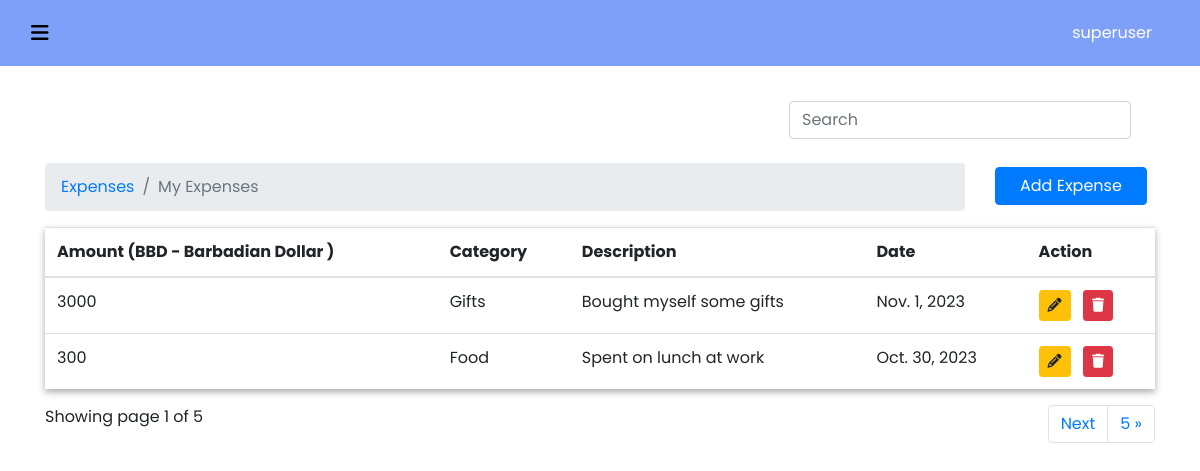
Page /pages/expenses/ (signed in) on the committed database.
### userprefrences/models.py (models this page shows, shortened)
class UserPreference(models.Model):
    user = models.OneToOneField(to=User, on_delete=models.CASCADE,)
    currency = models.CharField(max_length=255, blank = True, null=True)

### expenses/models.py (models this page shows, shortened)
class Expense(models.Model):
    id = models.UUIDField(primary_key=True, default=uuid.uuid4 , editable=False)
    category = models.ForeignKey(Category, on_delete=models.CASCADE, null=True, blank=True)
    amount = models.PositiveIntegerField(default=0)
    date = models.DateField(default=now)
    description = models.TextField(null=True, blank=True)
    owner = models.ForeignKey(to=User, on_delete=models.CASCADE, null=True, blank=True)
    class Meta:
        ordering:['-date']

class Category(models.Model):
    id = models.UUIDField(primary_key=True, default=uuid.uuid4 , editable=False)
    name= models.CharField(max_length=255, null=True, blank=True)
    def __str__(self):
        return f'{self.name}'
    class Meta:
        verbose_name_plural = 'Categories'

### expenses/views.py (the view)
# urls.py: path('pages/', include('expenses.urls')),
@login_required(login_url='/registration/login')
def expenses(request):
    categories = Category.objects.all()
    expenses = Expense.objects.filter(owner=request.user)
    paginator = Paginator(expenses, 2)
    page_number = request.GET.get('page')
    page_obj =Paginator.get_page(paginator,page_number)
    currency = UserPreference.objects.get(user=request.user).currency
    context={
        'categories':categories,
        'expenses':expenses,
        'page_obj':page_obj,
        'currency':currency,
    }
    return render(request, 'expenses/expenses.html',context)

### templates/expenses/expenses.html (shortened to what this page needs)
{%extends 'partials/base.html'%}
{% load static %}
{% block content %}
    <div class="row">
        <div class="col-md-12 col-sm-12 mb-4">
            <form class="form-inline float-right mr-3" method="post">
                <input class="form-control mr-sm-2" id="searchField" type="search" placeholder="Search" aria-label="Search">
            </form>
        </div>
    </div>
    <div class="row">
        <div class="col-md-10">
            <nav aria-label="breadcrumb">
                <ol class="breadcrumb">
                <li class="breadcrumb-item"><a href="">Expenses</a></li>
                <li class="breadcrumb-item active" aria-current="page">My Expenses</li>
                </ol>
            </nav>
        </div>
        <div class="col-md-2 mt-1 ">
            <a href="{% url 'add_expense' %}" class="btn btn-primary pl-4 pr-4"> Add Expense </a>
        </div>
    </div>
    <div class="row">
        <div class="col-md-12">
            {% if expenses.count %}
            <table class="table table-stiped table-hover" style="box-shadow: 0 3px 7px rgb(170, 170, 170);">
                <thead>
                    <tr>
                        <th>Amount ({{currency}})</th>
                        <th>Category</th>
                        <th>Description</th>
                        <th>Date</th>
                        <th>Action</th>
                    </tr>
                </thead>
                <tbody>
                    {% for expense in page_obj %}
                    <tr>
                        <td> {{expense.amount}} </td>
                        <td> {{expense.category}} </td>
                        <td> {{expense.description}} </td>
                        <td> {{expense.date}} </td>
                        <td>
                            <a href=" {% url 'edit_expense' expense.id %} " class="btn btn-warning btn-sm py-1 pl-2 pr-2 mr-2"><i class="fa fa-pencil"></i></a>
                            <a href=" {% url 'edit_expense' expense.id %} " class="btn btn-danger btn-sm py-1 pl-2 pr-2"><i class="fa fa-trash"></i></a>
                        </td>
                    </tr>
                    {% endfor %}
                </tbody>
            </table>
            {% endif %}
            <div class="row">
                <div class="col-md-6 col-sm-6 float-left">
                    <p class="text-left">Showing page {{page_obj.number}} of {{page_obj.paginator.num_pages}} </p>
                </div>
                <div class="col-md-6 col-sm-6 float-right ">
                    <ul class="pagination float-right">
                        {% if page_obj.has_next %}
                        <li class="page-item">
                          <a class="page-link" href="?page={{page_obj.next_page_number}}">Next</a>
                        </li>
                        <li class="page-item">
                            <a class="page-link" href="?page={{page_obj.paginator.num_pages}}">{{page_obj.paginator.num_pages}} &raquo;</a>
                        </li>
                        {%endif%}
                    </ul>
                </div>
            </div>
        </div>
    </div>
{%endblock%}

### templates/partials/base.html (shortened to what this page needs)
{% load static %}
<!DOCTYPE html>
<html lang="en">
<head>
    <link rel="stylesheet" href="{%static 'css/style.css'%}">
    <link rel="stylesheet" href="{%static 'css/dashboard.css'%}">
    <link rel="stylesheet" href="https://cdn.jsdelivr.net/npm/bootstrap@4.0.0/dist/css/bootstrap.min.css">
    <link rel="stylesheet" href="https://cdnjs.cloudflare.com/ajax/libs/font-awesome/6.4.2/css/all.min.css">
</head>
<body>
  <nav class="navbar navbar-expand-lg fixed-top">
    <button class="openbtn btn btn-outline-success" onclick="openNav()"><i class="fa-solid fa-bars" style="color: black; "></i></button>
    <div class="collapse navbar-collapse" id="navbarSupportedContent" >
      <ul class="navbar-nav ml-auto" >
        <li class="nav-item active">
          <a class="nav-link mr-4" style="color: white;" href="#">{{user.username}} <span class="sr-only">(current)</span></a>
        </li>
      </ul>
    </div>
  </nav>
    <div class="container" style="margin-top: 100px;font-family: poppins;">
      {% include 'partials/mess.html' %}
      {%block content%}
      {%endblock%}
    </div>
</body>
</html>

### templates/partials/mess.html (shortened to what this page needs)
<!DOCTYPE html>
<html lang="en">
<head>
</head>
<body>
    <div class="row">
        <div class="col-md-12">
        </div>
    </div>
</body>
</html>

### static/css/style.css (style rules this page uses)
body { background-color: black; }

### static/css/dashboard.css (style rules this page uses)
body { font-size: .875rem; }

### templates/partials/base.html (style rules this page uses)
body { font-family: poppins; }
.openbtn { font-size: 20px; cursor: pointer; color: white; padding: 10px 15px; border: none; }
.navbar { background-color: #7fa0f9 !important; }

### rows in the picture
UserPreference: currency "BBD - Barbadian Dollar"
Expense: amount "3000", category "Gifts", description "Bought myself some gifts", date "Nov. 1, 2023"
Expense: amount "300", category "Food", description "Spent on lunch at work", date "Oct. 30, 2023"

### other values in the picture
{{ user.username }} "superuser"
{{ page_obj.number }} "1"
{{ page_obj.paginator.num_pages }} "5"
